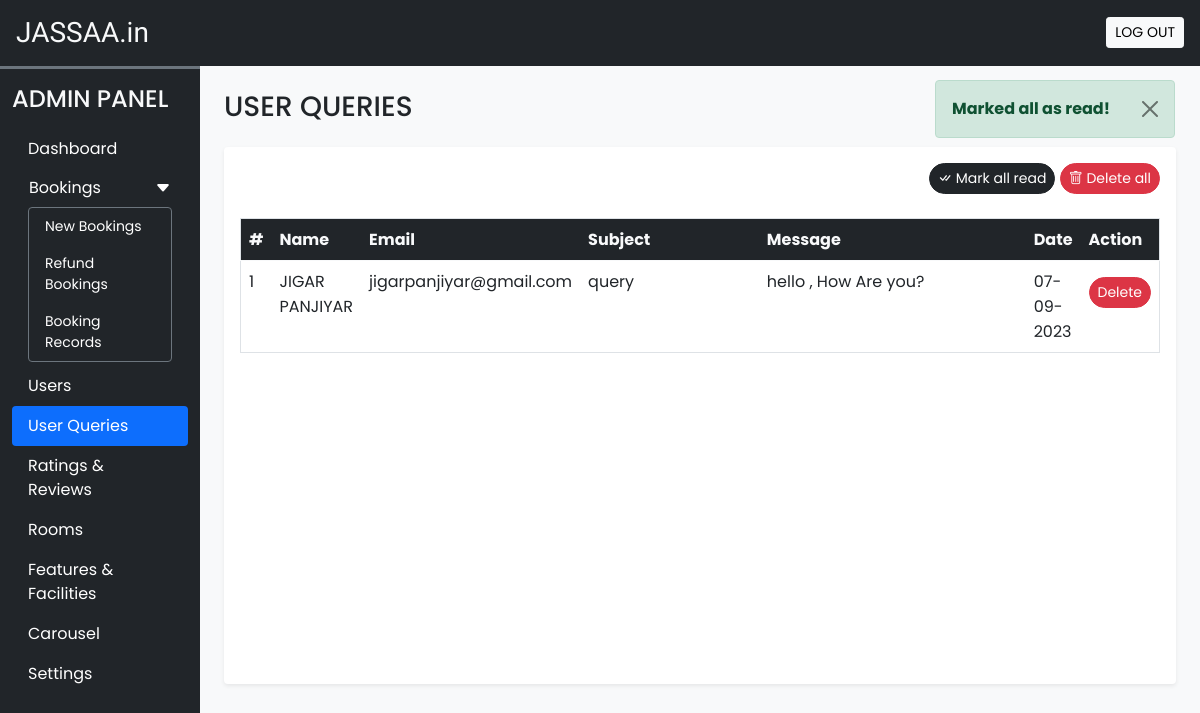
/admin/user_queries.php?seen=all (signed in), run on the app's committed database.
### tables this page shows
CREATE TABLE `user_queries` (
  `sr_no` int(11) NOT NULL,
  `name` varchar(50) NOT NULL,
  `email` varchar(150) NOT NULL,
  `subject` varchar(200) NOT NULL,
  `message` varchar(500) NOT NULL,
  `datentime` datetime NOT NULL DEFAULT current_timestamp(),
  `seen` tinyint(4) NOT NULL DEFAULT 0
);

### admin/inc/db_config.php (called while the page is built, shortened)
<?php
  function filteration($data){
    foreach($data as $key => $value){
      $value = trim($value);
      $value = stripslashes($value);
      $value = strip_tags($value);
      $value = htmlspecialchars($value);
      $data[$key] = $value;
    }
    return $data;
  }
  function update($sql,$values,$datatypes)
  {
    $con = $GLOBALS['con'];
    if($stmt = mysqli_prepare($con,$sql))
    {
      mysqli_stmt_bind_param($stmt,$datatypes,...$values);
      if(mysqli_stmt_execute($stmt)){
        $res = mysqli_stmt_affected_rows($stmt);
        return $res;
      }
      else{
        mysqli_stmt_close($stmt);
        die("Query cannot be executed - Update");
      }
    }
    else{
      die("Query cannot be prepared - Update");
    }
  }
?>

### admin/user_queries.php (the view, shortened to what this page needs)
<?php
  require('inc/essentials.php');
  require('inc/db_config.php');
  if(isset($_GET['seen']))
  {
    $frm_data = filteration($_GET);
    if($frm_data['seen']=='all'){
      $q = "UPDATE `user_queries` SET `seen`=?";
      $values = [1];
      if(update($q,$values,'i')){
        alert('success','Marked all as read!');
      }
      else{
        alert('error','Operation Failed!');
      }
    }
  }
?>
<!DOCTYPE html>
<html lang="en">
<head>
  <?php require('inc/links.php'); ?>
</head>
<body class="bg-light">
  <?php require('inc/header.php'); ?>
  <div class="container-fluid" id="main-content">
    <div class="row">
      <div class="col-lg-10 ms-auto p-4 overflow-hidden">
        <h3 class="mb-4">USER QUERIES</h3>
        <div class="card border-0 shadow-sm mb-4">
          <div class="card-body">
            <div class="text-end mb-4">
              <a href="?seen=all" class="btn btn-dark rounded-pill shadow-none btn-sm">
                <i class="bi bi-check-all"></i> Mark all read
              </a>
              <a href="?del=all" class="btn btn-danger rounded-pill shadow-none btn-sm">
                <i class="bi bi-trash"></i> Delete all
              </a>
            </div>
            <div class="table-responsive-md" style="height: 450px; overflow-y: scroll;">
              <table class="table table-hover border">
                <thead class="sticky-top">
                  <tr class="bg-dark text-light">
                    <th scope="col">#</th>
                    <th scope="col">Name</th>
                    <th scope="col">Email</th>
                    <th scope="col" width="20%">Subject</th>
                    <th scope="col" width="30%">Message</th>
                    <th scope="col">Date</th>
                    <th scope="col">Action</th>
                  </tr>
                </thead>
                <tbody>
                  <?php
                    $q = "SELECT * FROM `user_queries` ORDER BY `sr_no` DESC";
                    $data = mysqli_query($con,$q);
                    $i=1;
                    while($row = mysqli_fetch_assoc($data))
                    {
                      $date = date('d-m-Y',strtotime($row['datentime']));
                      $seen='';
                      $seen.="<a href='?del=$row[sr_no]' class='btn btn-sm rounded-pill btn-danger mt-2'>Delete</a>";
                      echo<<<query
                        <tr>
                          <td>$i</td>
                          <td>$row[name]</td>
                          <td>$row[email]</td>
                          <td>$row[subject]</td>
                          <td>$row[message]</td>
                          <td>$date</td>
                          <td>$seen</td>
                        </tr>
                      query;
                      $i++;
                    }
                  ?>
                </tbody>
              </table>
            </div>
          </div>
        </div>
      </div>
    </div>
  </div>
</body>
</html>

### admin/css/common.css (style rules this page uses)
:root { --teal: #2ec1ac; --teal_hover: #279e8c; }
* { font-family: 'Poppins', sans-serif; }

### data on the page
user_queries: name "JIGAR PANJIYAR", email "jigarpanjiyar@gmail.com", subject "query", message "hello , How Are you?", datentime "07-09-2023"

### other printed values
$msg "Marked all as read!"
